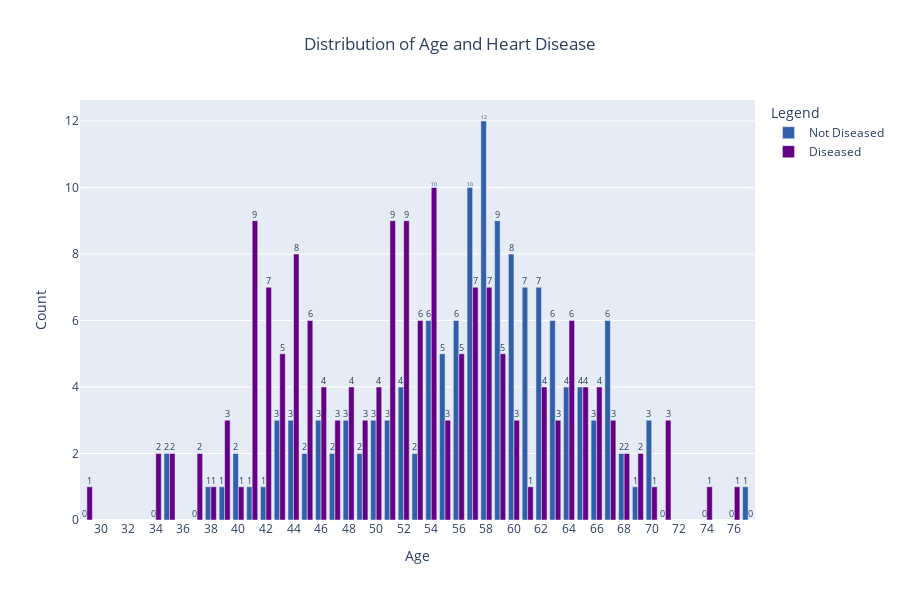

The notebook cell saved with this chart:
### Markdown cell above
Looking at the scatterplots, it seems as though there are no obvious correlations between the different variables except for "max_heart_rate" and "age" which seems to have a weak negative linear correlation. Also, `exercise_st_depression` does not seem to be normally distributed.

### Code cell
# cross tab of age and target
ct = pd.crosstab(df["age"], df["target"])

# create a plotly graph object to compare age with heart disease
fig = go.Figure(data=[
    go.Bar(name='Not Diseased', x=ct.index,
           y=ct[0], text=ct[0], textposition="outside"),
    go.Bar(name='Diseased', x=ct.index,
           y=ct[1], text=ct[1], textposition="outside")
])
fig.update_layout(barmode='group',
                  colorway=["#3260a8", "#650086"],
                  height=600,
                  title={"text": "Distribution of Age and Heart Disease",
                         "x": 0.5,
                         "xanchor": "center"},
                  xaxis_title="Age",
                  yaxis_title="Count",
                  legend_title="Legend")
fig.update_xaxes(nticks=30)

fig.show()

### Figure 1 — Plotly figure (JSON) as saved in the notebook; plotly's stock layout.template omitted (floating-point values rounded to 4 significant figures)
{"data": [{"name": "Not Diseased", "text": [0, 0, 2, 0, 1, 1, 2, 1, 1, 3, 3, 2, 3, 2, 3, 2, 3, 3, 4, 2, 6, 5, 6, 10, 12, 9, 8, 7, 7, 6, 4, 4, 3, 6, 2, 1, 3, 0, 0, 0, 1], "textposition": "outside", "type": "bar", "x": [29, 34, 35, 37, 38, 39, 40, 41, 42, 43, 44, 45, 46, 47, 48, 49, 50, 51, 52, 53, 54, 55, 56, 57, 58, 59, 60, 61, 62, 63, 64, 65, 66, 67, 68, 69, 70, 71, 74, 76, 77], "y": [0, 0, 2, 0, 1, 1, 2, 1, 1, 3, 3, 2, 3, 2, 3, 2, 3, 3, 4, 2, 6, 5, 6, 10, 12, 9, 8, 7, 7, 6, 4, 4, 3, 6, 2, 1, 3, 0, 0, 0, 1]}, {"name": "Diseased", "text": [1, 2, 2, 2, 1, 3, 1, 9, 7, 5, 8, 6, 4, 3, 4, 3, 4, 9, 9, 6, 10, 3, 5, 7, 7, 5, 3, 1, 4, 3, 6, 4, 4, 3, 2, 2, 1, 3, 1, 1, 0], "textposition": "outside", "type": "bar", "x": [29, 34, 35, 37, 38, 39, 40, 41, 42, 43, 44, 45, 46, 47, 48, 49, 50, 51, 52, 53, 54, 55, 56, 57, 58, 59, 60, 61, 62, 63, 64, 65, 66, 67, 68, 69, 70, 71, 74, 76, 77], "y": [1, 2, 2, 2, 1, 3, 1, 9, 7, 5, 8, 6, 4, 3, 4, 3, 4, 9, 9, 6, 10, 3, 5, 7, 7, 5, 3, 1, 4, 3, 6, 4, 4, 3, 2, 2, 1, 3, 1, 1, 0]}], "layout": {"barmode": "group", "colorway": ["#3260a8", "#650086"], "height": 600, "legend": {"title": {"text": "Legend"}}, "title": {"text": "Distribution of Age and Heart Disease", "x": 0.5, "xanchor": "center"}, "xaxis": {"nticks": 30, "title": {"text": "Age"}}, "yaxis": {"title": {"text": "Count"}}}}
